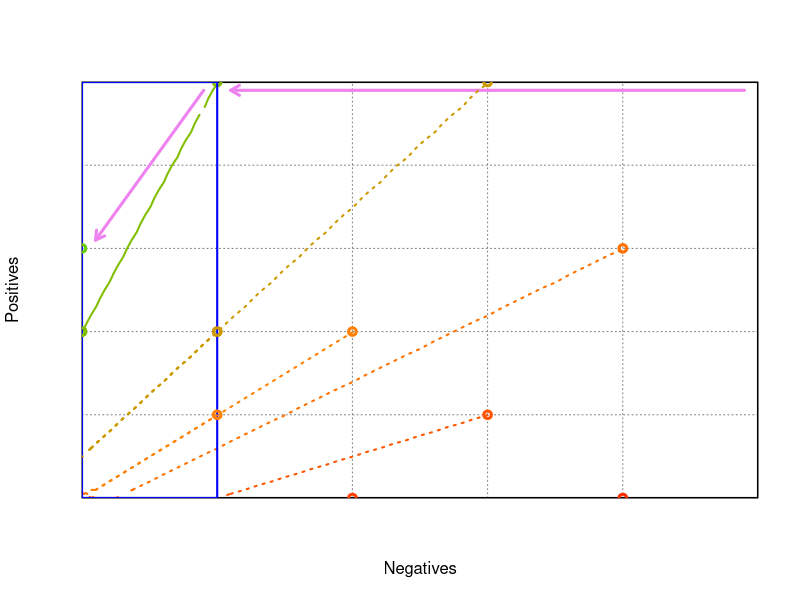

Source code (R):
## ---- chunk 1

c <- 1 
pos <- c*50  
neg <- 50  

rocgrid <- function() {
	plot( c(0,neg), c(0,pos),
		 xlim=c(0,neg),ylim=c(0,pos),
		 xaxs = "i",yaxs = "i",
		 xaxt = 'n', yaxt = 'n',
		 type = "n",
		 xlab = "Negatives", ylab = "Positives")
	

	grid (nx = neg/10, ny = pos/10, col = gray(0.5))
	
}

box <- function(x0,y0,x1,y1,col) {
	lines(c(x0,x0,x1,x1,x0),c(y0,y1,y1,y0,y0),col=col,lty=1,lwd=2)}

metric <- function(tp,fp,Pos,Neg,m) {
  if (tp+fp == 0) { return(0) }
  else {

    N = Pos+Neg
    TP = tp
    FP = fp
    FN = Pos-TP
    TN = Neg-FP
    if (m=='accuracy') return( (TP+TN)/N ) 
    if (m=='wracc') return( TP/N - (TP+FP)*(TP+FN)/N^2 ) 
    if (m=='confirmation') return( ((TP+FP)*(FP+TN)/N^2 - FP/N)/(sqrt((TP+FP)*(FP+TN)/N^2) - (TP+FP)*(FP+TN)/N^2) ) 
    if (m=='generality') return( (TP+FP)/N ) 
    if (m=='precision') return( TP/(TP+FP) ) 
    if (m=='laplace-precision') return( (TP+10)/(TP+FP+20) ) 
    if (m=='f-measure') return( 2*TP/(2*TP+FP+FN) ) 
    if (m=='g-measure') return( TP/(FP+Pos) ) 
    if (m=='precision*recall') return( TP^2/((TP+FP)*(TP+FN)) ) 
    if (m=='avg-precision-recall') return( TP/(2*(TP+FP)) + TP/(2*(TP+FN)) ) 
    if (m=='aucsplit') return( (TP*Neg+Pos*TN)/(2*Pos*Neg) ) 
    if (m=='balanced-aucsplit') return( TP/Pos - FP/Neg ) 
    if (m=='chi2') return( (TP*TN - FP*FN)^2 / ((TP+FP)*(TP+FN)*(FP+TN)*(FN+TN)) ) 
    if (m=='info-gain') return( entropy(Pos,Neg) - (TP+FP)/N*entropy(TP,FP) - (FN+TN)/N*entropy(FN,TN) )
    if (m=='gini') return( gini(Pos,Neg) - (TP+FP)/N*gini(TP,FP) - (FN+TN)/N*gini(FN,TN) )
    if (m=='dkm') return( dkm(Pos,Neg) - (TP+FP)/N*dkm(TP,FP) - (FN+TN)/N*dkm(FN,TN) )
    if (m=='entropy') return( entropy(TP,FP)/2 )
    if (m=='giniimp') return( gini(TP,FP) )
    if (m=='dkmimp') return( dkm(TP,FP) )
    if (m=='minacc') return( minacc(TP,FP) )
  }
}

entropy <- function(P,N) {
  p <- P/(P+N)
  n <- N/(P+N)
  if (P==0 || N==0) { return( 0 ) }
  else { return( -p*log2(p) -n*log2(n) ) }
}

gini <- function(P,N) {
  p <- P/(P+N)
  n <- N/(P+N)
  return( 4*p*n )	
}

dkm <- function(P,N) {
  p <- P/(P+N)
  n <- N/(P+N)
  return( 2*sqrt(p*n) )	
}

minacc <- function(P,N) {
  p <- P/(P+N)
  n <- N/(P+N)
  return( min(p,n) )	
}


contour1 <- function(m,col,lty,tp,fp,Pos,Neg) {
	v <- metric(tp,fp,Pos,Neg,m)
	col=rgb(min(2-2*v,1),v,0)
	points(fp,tp,col=col,type='p',lwd=3)
	if (tp==0 || fp==0) { 
		return() 
	}
	Pos <- tp
	Neg <- fp
	x <- seq(0,Neg)
	y <- seq(0,Pos)
	z <- matrix(nrow=Neg+1,ncol=Pos+1)
	for (i in x) {
	  for (j in y) {
		z[i+1,j+1] = metric(j,i,Pos,Neg,m)
	  }
	}
	v <- metric(tp,fp,Pos,Neg,m)
	contour(x,y,z,level=v,add=TRUE,col=col,lty=lty,labels="",lwd=2)
}

rocgrid()
d = 1
method = 'laplace-precision'
colour = 'black'
box(0,0,neg,pos,colour)
p = 50; n = 10
arrows(neg-d,pos-d,n+d,p-d, col='violet',length=0.1,lwd=3)
contour1(method,'orange','solid',  p,  n, pos, neg)
contour1(method,'orange','solid',20,  0, pos, neg)
contour1(method,colour,'dotted',10, 30, pos, neg)
contour1(method,colour,'dotted',20, 20, pos, neg)
contour1(method,colour,'dotted', 0, 40, pos, neg)
contour1(method,colour,'dotted',50, 30, pos, neg)
contour1(method,colour,'dotted', 0, 20, pos, neg)
contour1(method,colour,'dotted',30, 40, pos, neg)
contour1(method,colour,'dotted',20, 10, pos, neg)
colour = 'blue'
box(0,0,n,p,colour)
p1 = 30; n1 = 00
arrows(n-d,p-d,n1+d,p1+d, col='violet',length=0.1,lwd=3)

contour1(method,'green','solid',  p1,  n1, p, n)
contour1(method,colour,'dotted',20,  0, p, n)
contour1(method,colour,'dotted',10, 10, p, n)

contour1(method,colour,'dotted',20, 10, p, n)

